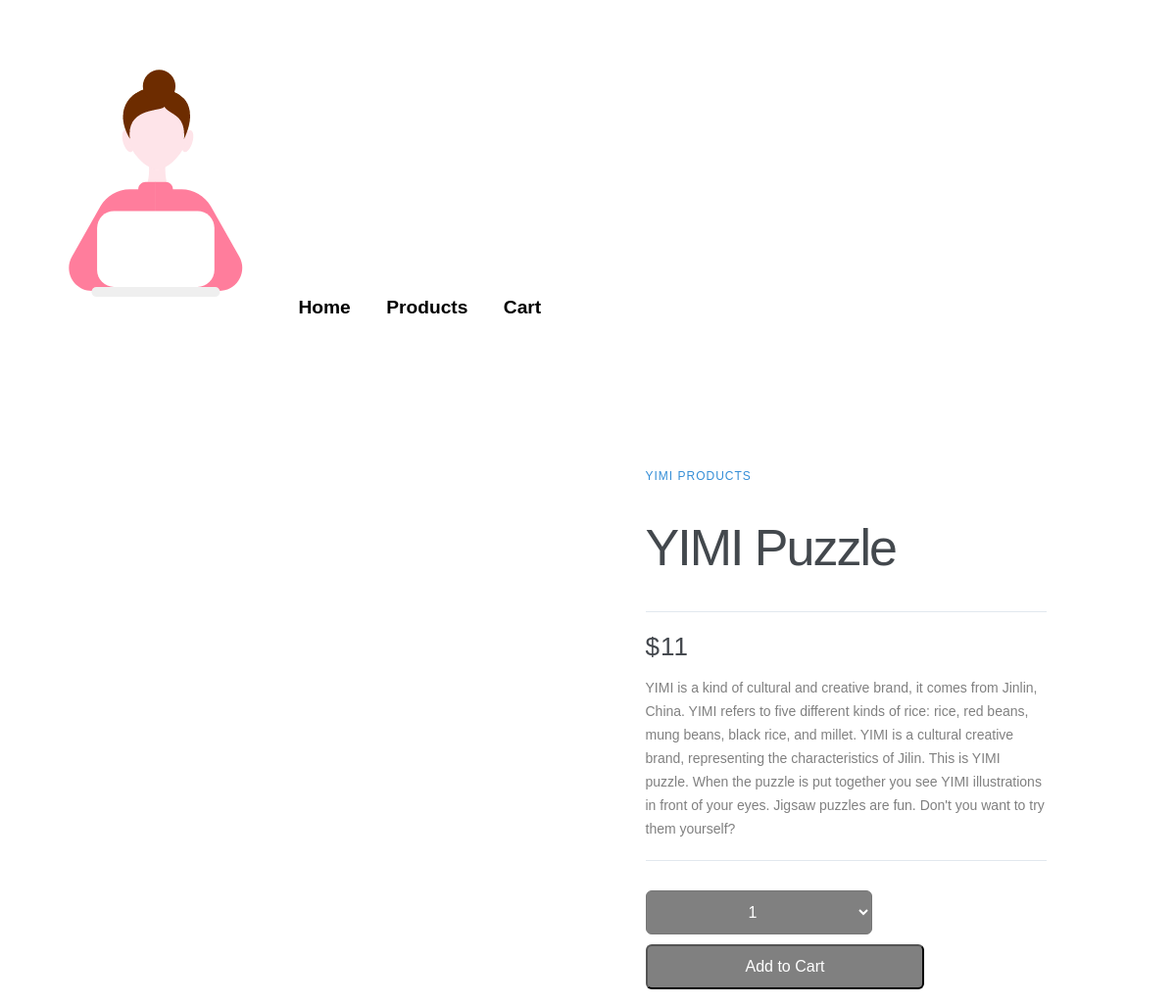
The app's page /wnm608/final/php/product_item.php?id=1 with its own data.
### tables this page shows
CREATE TABLE `products` (
  `id` int(10) NOT NULL,
  `productName` varchar(255) NOT NULL,
  `description` varchar(2550) NOT NULL,
  `price` decimal(7,0) NOT NULL,
  `category` varchar(255) NOT NULL,
  `color` varchar(3) NOT NULL,
  `image` varchar(255) NOT NULL,
  `cart` int(100) NOT NULL,
  `size` int(100) NOT NULL
);

### wnm608/final/php/product_item.php (the view, shortened to what this page needs)
<?php
include_once "db_connect.php";
?>
<!DOCTYPE html>
<html lang="en">
<head>
	<link href="detail.css" rel="stylesheet">
	<link rel="stylesheet" href="common.css">
	<link rel="stylesheet" href="grid.css">
</head>
<body>
	<?php include "header.php"; ?>
	<main class="container">
<?php
if(!isset($_GET['id'])) {
	echo "You borked it";
} else {
	$query_string = "SELECT * FROM `products` WHERE `id` = '{$_GET['id']}'";
	$result = $conn->query($query_string);
	$row = $result->fetch_object();
?>
		<div class="left-column">
		</div>
		<div class="right-column">
			<div class="product-description">
				<span>YIMI Products</span>
          		<h1><?= $row->productName ?></h1>
			</div>
			<div class="product-description">
				<div class="product-price">
          		<span><?= '$'.$row->price ?></span>
				</div>
				<p class="description"><?= $row->description ?></p>
			</div>
			<form method="post" target="votar">
				<select name="addtocart" class="cart-btnn">
		    		<option value="1">1</option>
		  		</select>
		  		<input type="submit" value="Add to Cart" class="cart-btn">
			</form>
		</div>
    </main>
	<?php
}
?>
</body>
</html>

### wnm608/final/php/detail.css (style rules this page uses)
html, body { height: 100%; width: 100%; margin: 0; }
.container { max-width: 100%; margin: 0 auto; padding: 15px; display: flex; }
.left-column { width: 55%; position: relative; }
.right-column { width: 35%; margin-top: 60px; }
.product-description { border-bottom: 1px solid #E1E8EE; margin-bottom: 20px; }
.product-description span { font-size: 12px; color: #358ED7; letter-spacing: 1px; text-transform: uppercase; text-decoration: none; }
.product-description h1 { font-weight: 300; font-size: 52px; color: #43484D; letter-spacing: -2px; }
.product-description p { font-size: 14px; font-weight: 400; color:grey ; line-height: 24px; }
.product-price { display: flex; align-items: center; }
.product-price span { font-size: 26px; font-weight: 300; color: #43474D; margin-right: 20px; }
.cart-btn { display: inline-block; background-color: grey; border-radius: 6px; font-size: 16px; color: white; text-decoration: none; padding: 12px 100px; transition: all .5s; margin-top:10px; }
.cart-btnn { display: inline-block; background-color: grey; border-radius: 6px; font-size: 16px; color: white; text-decoration: none; padding: 12px 100px; transition: all .5s; margin-top:10px; }
.description { font-family: helvetica, arial, sans-serif; color:#43484D; border-bottom: 0.05px solid #E1E8EE 10px; margin-bottom: 20px; }

### wnm608/final/php/common.css (style rules this page uses)
* { box-sizing:border-box; }
body { font-family:helvetica, arial, sans-serif; font-size:100%; margin:0; }
.container { max-width:100%; margin-right: auto; margin-top:5%; margin-bottom:5%; }

### records on screen
products: productName "YIMI Puzzle", price "11", description "YIMI is a kind of cultural and creative brand, it comes from Jinlin, China. YIMI refers to five different kinds of rice: rice, red beans, mung beans, black rice, and millet. YIMI is a cultural creative brand, representing the characteristics of Jilin. This is YIMI puzzle. When the puzzle is put together you see YIMI illustrations in front of your eyes. Jigsaw puzzles are fun. Don't you want to try them yourself?"
